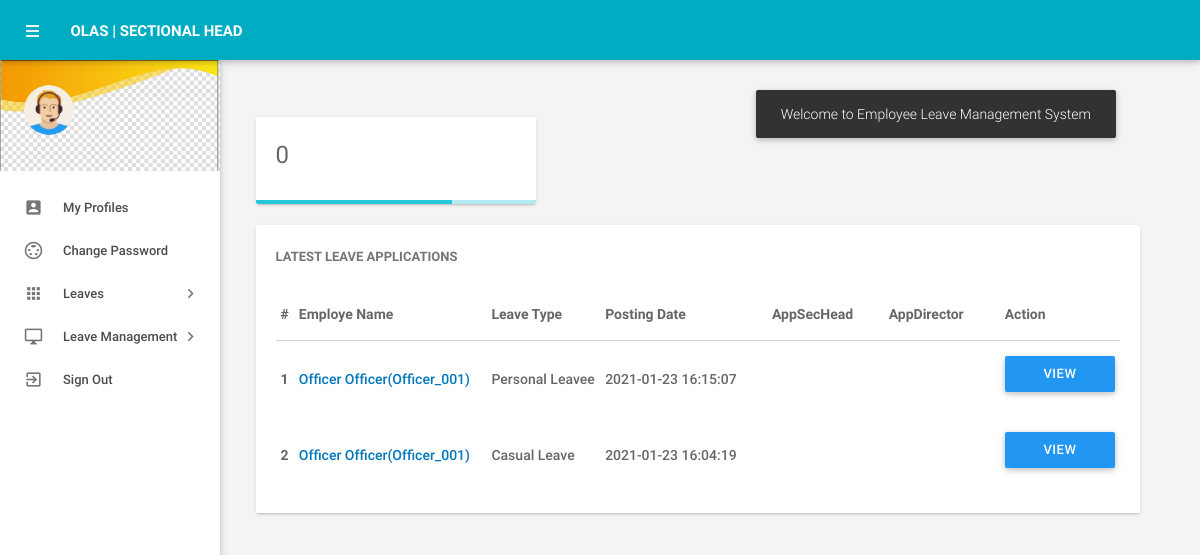
The app's page /sechead/dashboard.php (signed in), older data.
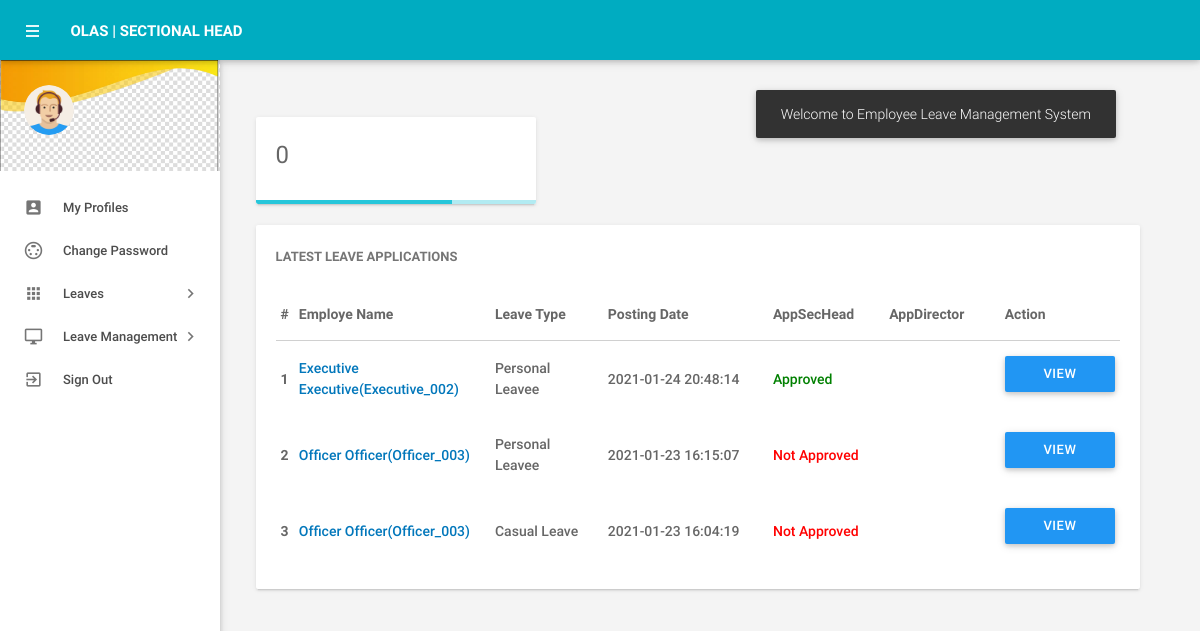
The same page, newer data.
### tables this page shows
CREATE TABLE `tblleaves` (
  `id` int(11) NOT NULL AUTO_INCREMENT,
  `LeaveType` varchar(110) NOT NULL,
  `ToDate` varchar(120) NOT NULL,
  `FromDate` varchar(120) NOT NULL,
  `Description` mediumtext NOT NULL,
  `PostingDate` timestamp NOT NULL DEFAULT current_timestamp(),
  `AppSecHead` varchar(15) DEFAULT NULL,
  `AppDirector` varchar(15) NOT NULL,
  `empid` int(11) DEFAULT NULL,
  `AppSecHeadStatus` varchar(255) DEFAULT NULL,
  `AppSecHeadDate` varchar(120) DEFAULT NULL,
  PRIMARY KEY (`id`),
  KEY `UserEmail` (`empid`)
);

CREATE TABLE `tblemployees` (
  `id` int(11) NOT NULL AUTO_INCREMENT,
  `EmpId` varchar(100) NOT NULL,
  `FirstName` varchar(150) NOT NULL,
  `LastName` varchar(150) NOT NULL,
  `EmailId` varchar(200) NOT NULL,
  `Password` varchar(180) NOT NULL,
  `Gender` varchar(100) NOT NULL,
  `Dob` varchar(100) NOT NULL DEFAULT current_timestamp(),
  `Department` varchar(255) NOT NULL,
  `Address` varchar(255) NOT NULL,
  `Phonenumber` char(11) NOT NULL,
  `Category` varchar(50) NOT NULL,
  `Nic` varchar(15) NOT NULL,
  `Sechead` varchar(50) NOT NULL,
  `Institute` varchar(50) NOT NULL,
  `Status` varchar(15) NOT NULL,
  `RegDate` timestamp NOT NULL DEFAULT current_timestamp(),
  `permissionLevel` varchar(50) DEFAULT NULL,
  `secHeadId` varchar(15) DEFAULT NULL,
  PRIMARY KEY (`id`)
);

### sechead/dashboard.php (the view, shortened to what this page needs)
<?php
include('includes/config.php');
if(strlen($_SESSION['alogin'])==0)
    {
header('location:index.php');
}
else{
?>
<!DOCTYPE html>
<html lang="en">
    <head>
        <link type="text/css" rel="stylesheet" href="../assets/plugins/materialize/css/materialize.min.css"/>
        <link href="../assets/plugins/metrojs/MetroJs.min.css" rel="stylesheet">
        <link href="../assets/plugins/weather-icons-master/css/weather-icons.min.css" rel="stylesheet">
        <link href="../assets/css/alpha.min.css" rel="stylesheet" type="text/css"/>
        <link href="../assets/css/custom.css" rel="stylesheet" type="text/css"/>
    </head>
    <body>
           <?php include('includes/header.php');?>
       <?php include('includes/sidebar.php');?>
            <main class="mn-inner">
                <div class="middle-content">
                    <div class="row no-m-t no-m-b">
                    <div class="col s12 m12 l4">
                        <div class="card stats-card">
                            <div class="card-content">
                                <span class="stats-counter"><span class="counter"><?php echo htmlentities($leavtypcount);?></span></span>
                            </div>
                            <div class="progress stats-card-progress">
                                <div class="determinate" style="width: 70%"></div>
                            </div>
                        </div>
                    </div>
                </div>
                    <div class="row no-m-t no-m-b">
                        <div class="col s12 m12 l12">
                            <div class="card invoices-card">
                                <div class="card-content">
                                    <span class="card-title">Latest Leave Applications</span>
                             <table id="example" class="display responsive-table ">
                                    <thead>
                                        <tr>
                                            <th>#</th>
                                            <th width="200">Employe Name</th>
                                            <th width="120">Leave Type</th>
                                             <th width="180">Posting Date</th>
                                            <th width="120">AppSecHead</th>
                                            <th width="120">AppDirector</th>
                                            <th align="center">Action</th>
                                        </tr>
                                    </thead>
                                    <tbody>
<?php $sql = "SELECT tblleaves.id as lid,tblemployees.FirstName,tblemployees.LastName,tblemployees.EmpId,tblemployees.id,tblleaves.LeaveType,tblleaves.PostingDate,tblleaves.AppSecHead,tblleaves.AppDirector from tblleaves join tblemployees on tblleaves.empid=tblemployees.id order by lid desc limit 6";
$query = $dbh -> prepare($sql);
$query->execute();
$results=$query->fetchAll(PDO::FETCH_OBJ);
$cnt=1;
if($query->rowCount() > 0)
{
foreach($results as $result)
{
      ?>
                                        <tr>
                                            <td> <b><?php echo htmlentities($cnt);?></b></td>
                                              <td><a href="editemployee.php?empid=<?php echo htmlentities($result->id);?>" target="_blank"><?php echo htmlentities($result->FirstName." ".$result->LastName);?>(<?php echo htmlentities($result->EmpId);?>)</a></td>
                                            <td><?php echo htmlentities($result->LeaveType);?></td>
                                            <td><?php echo htmlentities($result->PostingDate);?></td>
                                                                       <td><?php $appsechead=$result->AppSecHead;
if($appsechead==1){
                                             ?>
                                                 <span style="color: green">Approved</span>
                                                 <?php } if($appsechead==2)  { ?>
                                                <span style="color: red">Not Approved</span>
                                                 <?php } if($appsechead==0)  { ?>
 <span style="color: blue">waiting for approval</span>
 <?php } ?>
                                             </td>
          <td>
           <td><a href="leave-details.php?leaveid=<?php echo htmlentities($result->lid);?>" class="waves-effect waves-light btn blue m-b-xs"  > View Details</a></td>
                                    </tr>
                                         <?php $cnt++;} }?>
                                    </tbody>
                                </table>
                                </div>
                            </div>
                        </div>
                    </div>
                </div>
            </main>
        </div>
    </body>
</html>
<?php } ?>

Row changes from the older to the newer data that the page shows:
added tblleaves: tblemployees.FirstName+LastName "Executive Executive", tblemployees.EmpId "Executive_002", LeaveType "Personal Leavee", PostingDate "2021-01-24 20:48:14", AppSecHead "Approved"
changed tblleaves (number 2 of 3 on the later page): tblemployees.EmpId "Officer_001" → "Officer_003"; now shows "Not Approved"
changed tblleaves "Casual Leave": tblemployees.EmpId "Officer_001" → "Officer_003"; now shows "Not Approved"
